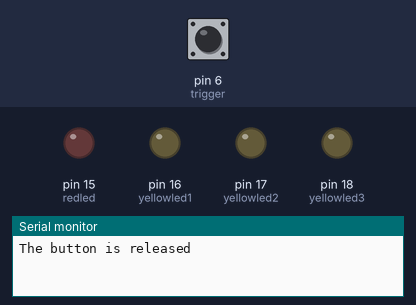
The sketch below on a simulated Arduino Uno, built with avr-gcc and run on an emulated ATmega328P. Shown: output pins drawn as LEDs (lit = HIGH), the last lines printed to the serial monitor. Dashed ring = blinking. The test bench sets the inputs (shaded band); at power-on: pin 6 (trigger) HIGH. The audio player accepts every command and is not drawn.

Above: at 1.7 s.
1.8 s: pin 6 (trigger) pulled LOW for 1 s
At 2.3 s:
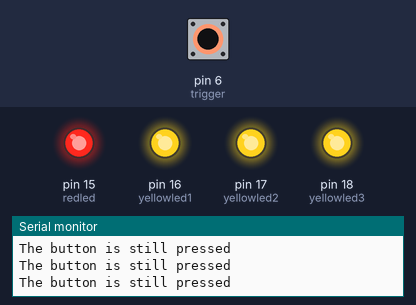
4.4 s: pin 6 (trigger) pulled LOW for 0.15 s
At 4.59 s:
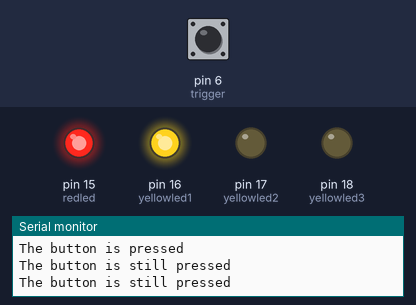
6.1 s: pin 6 (trigger) pulled LOW for 3.2 s
At 9.01 s:
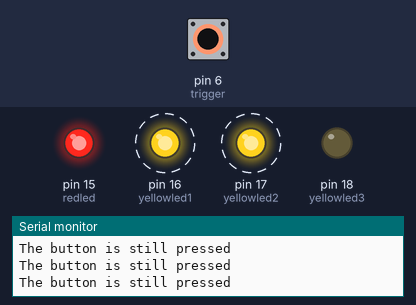
10.8 s: pin 6 (trigger) pulled LOW for 3.2 s
At 11.7 s:
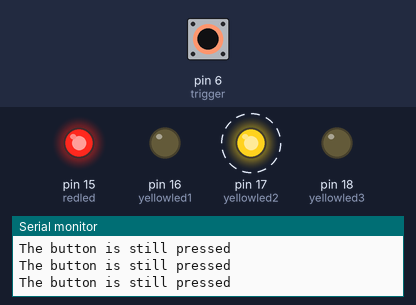
15.5 s: pin 6 (trigger) driven LOW
At 15.9 s:
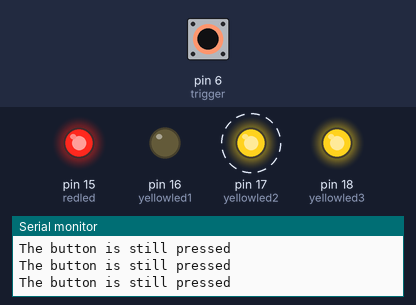
18.5 s: pin 6 (trigger) driven HIGH
At 19.0 s:
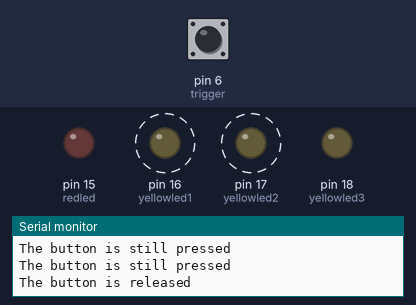
Timing chart, 0 to 21.1 s (numbered marks = the images above; inputs shaded):
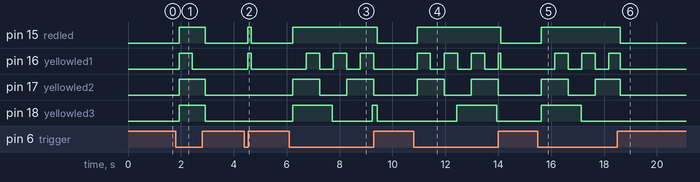

Measured:
- after the input at 1.8 s, pin 15 (redled), pin 17 (yellowled2), pin 18 (yellowled3): LOW → HIGH after 0.13 s, → LOW 1.0 s later; pin 16 (yellowled1): LOW → HIGH after 0.13 s, → LOW 0.51 s later
- after the input at 4.4 s, pin 15 (redled), pin 16 (yellowled1): LOW → HIGH after 0.13 s, → LOW 0.12 s later
- after the input at 6.1 s, pin 15 (redled): LOW → HIGH after 0.13 s, → LOW 3.2 s later; pin 16 (yellowled1): alternates HIGH for 0.51 s and LOW for 0.51 s, 6 changes in all, then stays LOW, starting after 0.64 s
- after the input at 10.8 s, pin 15 (redled): LOW → HIGH after 0.13 s, → LOW 3.2 s later; pin 16 (yellowled1): goes 3 × (HIGH 0.51 s, LOW 0.51 s), HIGH 0.10 s, then LOW, starting after 0.13 s; pin 17 (yellowled2): alternates HIGH for 1.0 s and LOW for 1.0 s, starting after 0.13 s; pin 18 (yellowled3): LOW → HIGH after 1.6 s, → LOW 1.5 s later
- after the input at 15.5 s, pin 15 (redled): LOW → HIGH after 0.13 s; pin 16 (yellowled1): alternates HIGH for 0.51 s and LOW for 0.51 s, starting after 0.64 s; pin 17 (yellowled2): LOW → HIGH after 0.13 s, → LOW 1.0 s later, → HIGH 1.0 s later; pin 18 (yellowled3): LOW → HIGH after 0.13 s, → LOW 1.5 s later
- after the input at 18.5 s, pin 15 (redled): HIGH → LOW after 0.12 s; pin 18 (yellowled3): stays LOW (without the input it goes to HIGH after 0.14 s)

The sketch:

thermal_detonator.ino
```cpp
#include "Arduino.h"
#include "SoftwareSerial.h"
#include <DFPlayerMini_Fast.h>

SoftwareSerial mySoftwareSerial(10, 11); // RX, TX
DFPlayerMini_Fast myDFPlayer;
//Led Pins
int redled = 15;
int trigger = 6;
int yellowled1 = 16;
int yellowled2 = 17;
int yellowled3 = 18;

// Intial State of Yellow Led
int yellowled1state = LOW;
int yellowled2state = LOW;
int yellowled3state = LOW;

//Blink intervals
long yellowled1interval = 500;
long yellowled2interval = 1000;
long yellowled3interval = 1500;

//Timers for yellow leds
long yellow1previousMillis = 0;
long yellow2previousMillis = 0;
long yellow3previousMillis = 0;

//Debounce values
const int debounceDelay = 100;
unsigned long lastDebounceTime = 0;
int lastSteadyState = LOW;
int lastFlickerableState = LOW;
int currentState;

void setup()
{
  pinMode(yellowled1, OUTPUT);
  pinMode(yellowled2, OUTPUT);
  pinMode(yellowled3, OUTPUT);
  pinMode(redled, OUTPUT);
  pinMode(trigger, INPUT_PULLUP);
  mySoftwareSerial.begin(9600);
  myDFPlayer.begin(mySoftwareSerial, true);
  myDFPlayer.volume(1);
  Serial.begin(9600);
}

void loop(){
  currentState = digitalRead(trigger);
  if (currentState != lastFlickerableState) {
    lastDebounceTime = millis();
    lastFlickerableState = currentState;
  }
  if ((millis() - lastDebounceTime) > debounceDelay) {
    if(lastSteadyState  == HIGH && currentState == LOW)
        {
         Serial.println("The button is pressed");
          myDFPlayer.loop(1);
          digitalWrite(redled, HIGH);
          flashLoop(yellowled1state,yellowled1,yellow1previousMillis,yellowled1interval);
          flashLoop(yellowled2state,yellowled2,yellow2previousMillis,yellowled2interval);
          flashLoop(yellowled3state,yellowled3,yellow3previousMillis,yellowled3interval);
        }
        else if(lastSteadyState  == LOW && currentState == LOW){
          Serial.println("The button is still pressed");
          flashLoop(yellowled1state,yellowled1,yellow1previousMillis,yellowled1interval);
          flashLoop(yellowled2state,yellowled2,yellow2previousMillis,yellowled2interval);
          flashLoop(yellowled3state,yellowled3,yellow3previousMillis,yellowled3interval);
        }
        else if(lastSteadyState  == LOW && currentState == HIGH){
          Serial.println("The button is released");
          myDFPlayer.stop();
          digitalWrite(redled, LOW);
          digitalWrite(yellowled1, LOW);
          digitalWrite(yellowled2, LOW);
          digitalWrite(yellowled3, LOW);
          yellow1previousMillis = 0;
          yellow2previousMillis = 0;
          yellow3previousMillis = 0;
        }
        else if(lastSteadyState  == LOW && currentState == LOW){
          Serial.println("The button is still released");
          myDFPlayer.stop();
          digitalWrite(redled, LOW);
          digitalWrite(yellowled1, LOW);
          digitalWrite(yellowled2, LOW);
          digitalWrite(yellowled3, LOW);
          yellow1previousMillis = 0;
          yellow2previousMillis = 0;
          yellow3previousMillis = 0;
        }
        lastSteadyState = currentState;
  }
}// Close Main Loop

void flashLoop(int &ledState, int &ledPin, long &previousMillis, long &interval){
 long currentMillis = millis();
  if (currentMillis - previousMillis >= interval){
    previousMillis = currentMillis;
    if (ledState == LOW){
      ledState = HIGH;
      digitalWrite(ledPin, ledState);
      }
      else{
      ledState = LOW;
      digitalWrite(ledPin, ledState);
    }
  }
}
```
